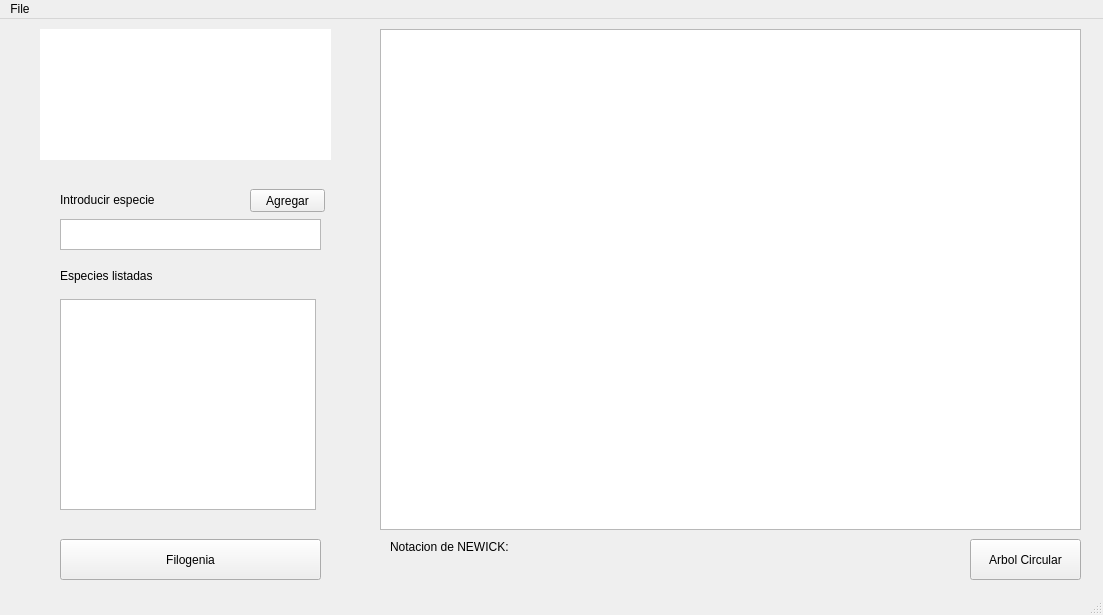
<?xml version="1.0" encoding="UTF-8"?>
<ui version="4.0">
 <class>MainWindow</class>
 <widget class="QMainWindow" name="MainWindow">
  <property name="geometry">
   <rect>
    <x>0</x>
    <y>0</y>
    <width>1103</width>
    <height>615</height>
   </rect>
  </property>
  <property name="windowTitle">
   <string>MainWindow</string>
  </property>
  <widget class="QWidget" name="centralwidget">
   <widget class="QPushButton" name="HacerFilogenia">
    <property name="geometry">
     <rect>
      <x>60</x>
      <y>520</y>
      <width>261</width>
      <height>41</height>
     </rect>
    </property>
    <property name="text">
     <string>Filogenia</string>
    </property>
   </widget>
   <widget class="QLabel" name="label">
    <property name="geometry">
     <rect>
      <x>60</x>
      <y>249</y>
      <width>121</width>
      <height>16</height>
     </rect>
    </property>
    <property name="text">
     <string>Especies listadas</string>
    </property>
   </widget>
   <widget class="QTextBrowser" name="textBrowser">
    <property name="geometry">
     <rect>
      <x>60</x>
      <y>280</y>
      <width>256</width>
      <height>211</height>
     </rect>
    </property>
   </widget>
   <widget class="QGraphicsView" name="graphicsView">
    <property name="geometry">
     <rect>
      <x>380</x>
      <y>10</y>
      <width>701</width>
      <height>501</height>
     </rect>
    </property>
    <property name="lineWidth">
     <number>1</number>
    </property>
   </widget>
   <widget class="QTextEdit" name="textEdit">
    <property name="geometry">
     <rect>
      <x>60</x>
      <y>200</y>
      <width>261</width>
      <height>31</height>
     </rect>
    </property>
   </widget>
   <widget class="QLabel" name="label_2">
    <property name="geometry">
     <rect>
      <x>60</x>
      <y>170</y>
      <width>211</width>
      <height>21</height>
     </rect>
    </property>
    <property name="text">
     <string>Introducir especie</string>
    </property>
   </widget>
   <widget class="QPushButton" name="toggleTreeDisplay">
    <property name="geometry">
     <rect>
      <x>970</x>
      <y>520</y>
      <width>111</width>
      <height>41</height>
     </rect>
    </property>
    <property name="text">
     <string>Arbol Circular</string>
    </property>
   </widget>
   <widget class="QLabel" name="label_4">
    <property name="geometry">
     <rect>
      <x>390</x>
      <y>520</y>
      <width>131</width>
      <height>16</height>
     </rect>
    </property>
    <property name="text">
     <string>Notacion de NEWICK:</string>
    </property>
   </widget>
   <widget class="QLabel" name="newickLabel">
    <property name="geometry">
     <rect>
      <x>390</x>
      <y>540</y>
      <width>561</width>
      <height>31</height>
     </rect>
    </property>
    <property name="text">
     <string> </string>
    </property>
   </widget>
   <widget class="QPushButton" name="addButton">
    <property name="geometry">
     <rect>
      <x>250</x>
      <y>170</y>
      <width>75</width>
      <height>23</height>
     </rect>
    </property>
    <property name="text">
     <string>Agregar</string>
    </property>
   </widget>
   <widget class="QGraphicsView" name="graphicsView_2">
    <property name="geometry">
     <rect>
      <x>40</x>
      <y>10</y>
      <width>291</width>
      <height>131</height>
     </rect>
    </property>
    <property name="frameShape">
     <enum>QFrame::NoFrame</enum>
    </property>
    <property name="lineWidth">
     <number>0</number>
    </property>
    <property name="interactive">
     <bool>false</bool>
    </property>
   </widget>
  </widget>
  <widget class="QMenuBar" name="menubar">
   <property name="geometry">
    <rect>
     <x>0</x>
     <y>0</y>
     <width>1103</width>
     <height>21</height>
    </rect>
   </property>
   <widget class="QMenu" name="menuFile">
    <property name="title">
     <string>File</string>
    </property>
    <addaction name="actionNew_Phylogeny"/>
    <addaction name="actionSave_Genomes_in_File"/>
    <addaction name="actionSave_Filogeny"/>
    <addaction name="actionSave_Tree_Image"/>
    <addaction name="actionOpen_Newick_Tree"/>
    <addaction name="actionImport_File"/>
   </widget>
   <addaction name="menuFile"/>
  </widget>
  <widget class="QStatusBar" name="statusbar"/>
  <action name="actionSave_Filogeny">
   <property name="text">
    <string>Save Newick</string>
   </property>
   <property name="shortcut">
    <string>Ctrl+S</string>
   </property>
  </action>
  <action name="actionNew_Phylogeny">
   <property name="text">
    <string>New Phylogeny</string>
   </property>
   <property name="shortcut">
    <string>Ctrl+N</string>
   </property>
  </action>
  <action name="actionSave_File">
   <property name="text">
    <string>Save File</string>
   </property>
  </action>
  <action name="actionSave_Genomes_in_File">
   <property name="text">
    <string>Save Genomes in File</string>
   </property>
   <property name="shortcut">
    <string>Ctrl+F</string>
   </property>
  </action>
  <action name="actionOpen_Newick_Tree">
   <property name="text">
    <string>Open Newick Tree</string>
   </property>
   <property name="shortcut">
    <string>Ctrl+O</string>
   </property>
  </action>
  <action name="actionImport_File">
   <property name="text">
    <string>Import File</string>
   </property>
   <property name="shortcut">
    <string>Ctrl+S</string>
   </property>
  </action>
  <action name="actionSave_Tree_Image">
   <property name="text">
    <string>Save Tree Image</string>
   </property>
   <property name="shortcut">
    <string>Ctrl+T</string>
   </property>
  </action>
 </widget>
 <resources/>
 <connections/>
</ui>
